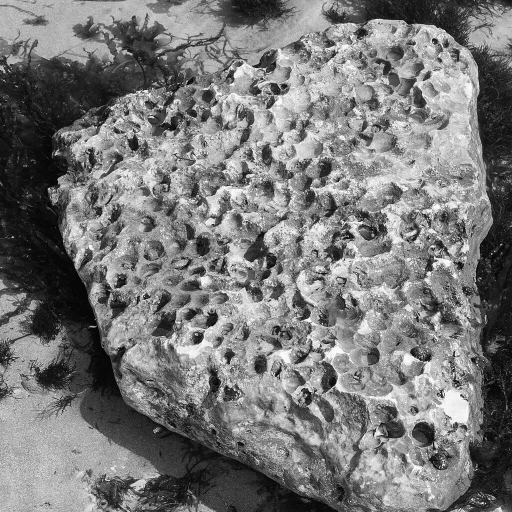
#> input picture images/p2/cover_textured.png, 1024 x 1024 px (shown at 1/2 size)
$ python run_2_3_robust.py
#> lines starting #> are read from the running program, lines starting #| are printed output that depends on the picture
### code/p2_bitplane/starter.py
"""P2 starter. Implement every function marked TODO."""
import numpy as np


# [26 lines left out: functions bit_planes, reconstruct, gray_encode, not called in this run]


def embed_lsb(cover, bits, plane=0):
    """TODO 2.2: write bits into the given plane, raster order.

    `bits` is a 1-D array/sequence of 0/1 values, written into pixels in
    raster order (row-major, top-left first). len(bits) must not exceed
    cover.size. Every position in range gets overwritten, including
    positions whose original bit already equalled the value being written.
    """
    bits = np.asarray(bits, dtype=np.uint8)
    H, W = cover.shape
    flat = cover.astype(np.uint8).flatten()
    mask = np.uint8(~(1 << plane) & 0xFF)
    flat[:len(bits)] = (flat[:len(bits)] & mask) | (bits << plane)
    return flat.reshape(H, W)


def extract_lsb(stego, n, plane=0):
    """TODO 2.2: read n bits back out.

    Reads the given bit-plane of the first n pixels in raster order.
    """
    flat = stego.astype(np.uint8).flatten()
    return (flat[:n] >> plane) & 1


def embed_robust(cover, bits, block_size=16, delta=2.0, **kw):
    """TODO 2.3: block-mean QIM with full-image majority-vote repetition.

    Design: partition the image into non-overlapping block_size x block_size
    blocks (1024/16 = 64 per side = 4096 blocks total for a 1024x1024
    cover). Each of the len(bits) message bits is assigned a disjoint,
    contiguous run of `reps = total_blocks // len(bits)` blocks (128 bits ->
    32 blocks/bit, using every block in the image). For each assigned
    block, every pixel in that block is shifted by +delta (bit=1) or -delta
    (bit=0), clipped to [0, 255].

    Why block means, not individual-pixel LSBs: averaging over a
    block_size^2-pixel block divides the effective noise standard
    deviation seen by the block mean by block_size (CLT), so additive
    Gaussian noise that would swamp a single-pixel LSB by two orders of
    magnitude has almost no effect on the block mean. JPEG quantises each
    8x8 block's DC coefficient (proportional to the block mean) far more
    finely than its AC/high-frequency coefficients, so a block-mean shift
    survives JPEG compression that would destroy single-pixel changes.
    Repeating each bit across 32 independent blocks and majority-voting at
    decode adds a second, independent layer of robustness on top of the
    per-block averaging.
    """
    bits = np.asarray(bits, dtype=np.uint8)
    n_bits = len(bits)
    H, W = cover.shape
    bpr, bpc = W // block_size, H // block_size
    total_blocks = bpr * bpc
    reps = total_blocks // n_bits
    if reps < 1:
        raise ValueError("not enough blocks to embed this many bits")

    stego = cover.astype(np.float64).copy()
    for bit_i in range(n_bits):
        shift = delta if bits[bit_i] == 1 else -delta
        for rep in range(reps):
            idx = bit_i * reps + rep
            by, bx = divmod(idx, bpr)
            y0, x0 = by * block_size, bx * block_size
            stego[y0:y0 + block_size, x0:x0 + block_size] += shift
    return np.clip(np.round(stego), 0, 255).astype(np.uint8)


def extract_robust(stego, cover, n, block_size=16, **kw):
    """TODO 2.3: matching extractor (cover-assisted).

    For each of the `reps` blocks assigned to bit i, compares the block's
    mean in `stego` to its mean in the clean `cover`: a positive difference
    votes for bit 1, negative votes for bit 0. Majority vote across the
    `reps` blocks gives the final bit. Needs the clean cover to know the
    pre-embedding block means (see the design discussion for what a blind
    variant would require instead).
    """
    H, W = stego.shape
    bpr, bpc = W // block_size, H // block_size
    total_blocks = bpr * bpc
    reps = total_blocks // n

    stego_f = stego.astype(np.float64)
    cover_f = cover.astype(np.float64)
    out = np.zeros(n, dtype=np.uint8)
    for bit_i in range(n):
        votes = 0
        for rep in range(reps):
            idx = bit_i * reps + rep
            by, bx = divmod(idx, bpr)
            y0, x0 = by * block_size, bx * block_size
            s_mean = stego_f[y0:y0 + block_size, x0:x0 + block_size].mean()
            c_mean = cover_f[y0:y0 + block_size, x0:x0 + block_size].mean()
            votes += 1 if (s_mean - c_mean) > 0 else -1
        out[bit_i] = 1 if votes > 0 else 0
    return out


# ---- provided channels: do not modify, these are what you are graded against
def degrade_gaussian(img, sigma, rng=None):
    rng = rng or np.random.default_rng(0)
    return np.clip(np.round(img.astype(np.float64) + rng.normal(0, sigma, img.shape)),
                   0, 255).astype(np.uint8)


def degrade_jpeg(img, quality):
    import io
    from PIL import Image
    buf = io.BytesIO()
    Image.fromarray(img).save(buf, format="JPEG", quality=quality)
    buf.seek(0)
    return np.asarray(Image.open(buf).convert("L"))


def ber(a, b):
    return float(np.mean(a != b))


def psnr(a, b, peak=255.0):
    mse = np.mean((a.astype(np.float64) - b.astype(np.float64))**2)
    return float("inf") if mse == 0 else 10 * np.log10(peak * peak / mse)

### code/p2_bitplane/run_2_3_robust.py
"""2.3 Survive the channel: evaluate the block-mean QIM design (embed_robust
/ extract_robust) and naive LSB against additive Gaussian noise and JPEG-75,
using the supplied channel functions unchanged. Saves the BER-vs-sigma plot
and a results table into Report/Images/ and Report/.
"""
import sys
from pathlib import Path

import numpy as np
import matplotlib.pyplot as plt
from PIL import Image

sys.path.insert(0, str(Path(__file__).resolve().parent))
from starter import (embed_lsb, extract_lsb, embed_robust, extract_robust,
                      degrade_gaussian, degrade_jpeg, ber, psnr)

ROOT = Path(__file__).resolve().parents[2]
IMG_OUT = ROOT / "Report" / "Images"
IMG_OUT.mkdir(parents=True, exist_ok=True)

cover = np.asarray(Image.open(ROOT / "images/p2/cover_textured.png"))
#> cover is the input picture: shape (1024, 1024); min 0, max 255, mean 120.8
N_BITS = 128
SIGMAS = [0, 1, 2, 5, 10, 20]
BLOCK_SIZE = 16
DELTA = 2.0

rng = np.random.default_rng(7)
bits = rng.integers(0, 2, size=N_BITS, dtype=np.uint8)

# ============================================================================
# Naive LSB
# ============================================================================
stego_naive = embed_lsb(cover, bits, plane=0)
psnr_naive = psnr(stego_naive, cover)
#> in psnr, `mse = np.mean((a.astype(np.float64) - b.astype(np.float64))**2)`: mse = 6.1e-05
#> psnr_naive = 90.28
print(f"naive LSB stego PSNR = {psnr_naive:.2f} dB")
#| naive LSB stego PSNR = 90.28 dB

ber_naive = []
for sigma in SIGMAS:
    degraded = degrade_gaussian(stego_naive, sigma, rng=np.random.default_rng(1000 + sigma))
    rec = extract_lsb(degraded, N_BITS, plane=0)
    b = ber(rec, bits)
    ber_naive.append(b)
    print(f"naive LSB sigma={sigma:3d}: BER={b:.4f}")
#> this loop made 6 passes
#> b on passes 1 to 6: 0, 0.453, 0.508, 0.516, 0.516, 0.484
#| naive LSB sigma=  0: BER=0.0000
#| naive LSB sigma=  1: BER=0.4531
#| naive LSB sigma=  2: BER=0.5078
#| naive LSB sigma=  5: BER=0.5156
#| naive LSB sigma= 10: BER=0.5156
#| naive LSB sigma= 20: BER=0.4844
#> after the loop, ber_naive = [0, 0.453, 0.508, 0.516, 0.516, 0.484]

jpeg_naive_out = degrade_jpeg(stego_naive, 75)
jpeg_naive_bits = extract_lsb(jpeg_naive_out, N_BITS, plane=0)
#> jpeg_naive_bits = 128 values, max 1 at index 0, min 0 at index 3, mean 0.477
ber_naive_jpeg = ber(jpeg_naive_bits, bits)
#> ber_naive_jpeg = 0.555
print(f"naive LSB JPEG75: BER={ber_naive_jpeg:.4f}")
#| naive LSB JPEG75: BER=0.5547

# ============================================================================
# Robust design (block-mean QIM, delta=2, block=16, 32x repetition)
# ============================================================================
stego_robust = embed_robust(cover, bits, block_size=BLOCK_SIZE, delta=DELTA)
psnr_robust = psnr(stego_robust, cover)
#> psnr_robust = 42.11
print(f"\nrobust stego PSNR = {psnr_robust:.2f} dB")
#| robust stego PSNR = 42.11 dB

ber_robust = []
for sigma in SIGMAS:
    degraded = degrade_gaussian(stego_robust, sigma, rng=np.random.default_rng(2000 + sigma))
    rec = extract_robust(degraded, cover, N_BITS, block_size=BLOCK_SIZE)
    b = ber(rec, bits)
    ber_robust.append(b)
    print(f"robust sigma={sigma:3d}: BER={b:.4f}")
#> this loop made 6 passes
#| robust sigma=  0: BER=0.0000
#| robust sigma=  1: BER=0.0000
#| robust sigma=  2: BER=0.0000
#| robust sigma=  5: BER=0.0000
#| robust sigma= 10: BER=0.0000
#| robust sigma= 20: BER=0.0000
#> after the loop, ber_robust = [0, 0, 0, 0, 0, 0]

jpeg_robust_out = degrade_jpeg(stego_robust, 75)
jpeg_robust_bits = extract_robust(jpeg_robust_out, cover, N_BITS, block_size=BLOCK_SIZE)
#> jpeg_robust_bits = 128 values, max 1 at index 0, min 0 at index 1, mean 0.484
ber_robust_jpeg = ber(jpeg_robust_bits, bits)
#> ber_robust_jpeg = 0
print(f"robust JPEG75: BER={ber_robust_jpeg:.4f}")
#| robust JPEG75: BER=0.0000

# zero-error requirement check
assert ber_robust[SIGMAS.index(5)] == 0.0, "FAILS zero-error requirement at sigma=5"
assert ber_robust_jpeg == 0.0, "FAILS zero-error requirement at JPEG75"
print("\nZero-error requirement (sigma=5 AND JPEG75): PASSED")

# distortion budget per modified pixel
n_pixels_modified = cover.size  # every pixel shifted by +-delta
#> n_pixels_modified = 1048576
total_sq_error = n_pixels_modified * DELTA**2
#> total_sq_error = 4194304
print(f"\nfraction of pixels modified: {n_pixels_modified/cover.size*100:.1f}% "
      f"(every pixel, by exactly +-{DELTA} grey levels)")
#| fraction of pixels modified: 100.0% (every pixel, by exactly +-2.0 grey levels)

# ============================================================================
# BER vs sigma plot
# ============================================================================
fig, ax = plt.subplots(figsize=(7, 5))
ax.plot(SIGMAS, ber_naive, "o-", label="naive LSB", color="indianred")
ax.plot(SIGMAS, ber_robust, "s-", label=f"robust (block QIM, $\\delta$={DELTA})", color="steelblue")
ax.axhline(0.5, color="gray", linestyle=":", linewidth=1, label="chance (BER=0.5)")
ax.axvline(5, color="green", linestyle="--", linewidth=1, alpha=0.6, label="required $\\sigma=5$")
ax.set_xlabel("$\\sigma$ (Gaussian noise)")
ax.set_ylabel("Bit error rate")
ax.set_title("BER against $\\sigma$: naive LSB vs. designed scheme")
ax.legend()
ax.grid(True, alpha=0.3)
fig.tight_layout()
fig.savefig(IMG_OUT / "p2_2_3_ber_vs_sigma.png", dpi=150)
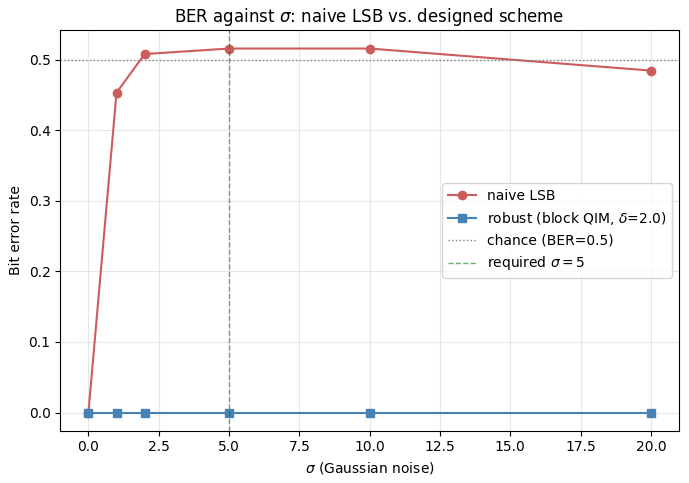
#> figure drawn by matplotlib, 1 panel
plt.close(fig)

# ============================================================================
# results table
# ============================================================================
tex_path = ROOT / "Report" / "tables_2_3_results.tex"
with open(tex_path, "w") as f:
    f.write("% Auto-generated by run_2_3_robust.py -- do not edit by hand\n")
    f.write("\\begin{tabular}{lcccccccc}\n\\toprule\n")
    f.write("Scheme & PSNR & " + " & ".join(f"$\\sigma{{=}}{s}$" for s in SIGMAS) + " & JPEG75 \\\\\n")
    f.write("\\midrule\n")
    f.write(f"Naive LSB & {psnr_naive:.2f}dB & " +
            " & ".join(f"{b:.3f}" for b in ber_naive) + f" & {ber_naive_jpeg:.3f} \\\\\n")
    f.write(f"Robust (ours) & {psnr_robust:.2f}dB & " +
            " & ".join(f"{b:.3f}" for b in ber_robust) + f" & {ber_robust_jpeg:.3f} \\\\\n")
    f.write("\\bottomrule\n\\end{tabular}\n")
print(f"\nSaved BER plot to {IMG_OUT}, results table to {tex_path}")
